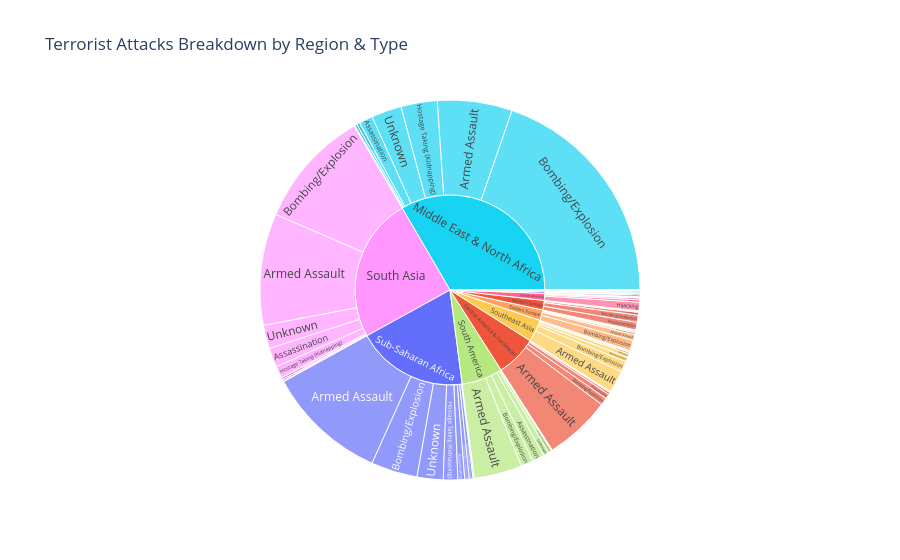

The cell this chart's notebook holds for it:
### Markdown cell above
### Chart 14 - Sunburst Chart: Attack Breakdown by Region & Attack type

### Code cell
fig = px.sunburst(df, path=['Region', 'AttackType'], values='Killed', color='Region',
                 color_continuous_scale='RdBu', title='Terrorist Attacks Breakdown by Region & Type')

fig.show()

### Figure 1 — Plotly figure (JSON) as saved in the notebook; plotly's stock layout.template omitted (floating-point values rounded to 4 significant figures)
{"data": [{"branchvalues": "total", "customdata": [["Australasia & Oceania"], ["Australasia & Oceania"], ["Australasia & Oceania"], ["Australasia & Oceania"], ["Australasia & Oceania"], ["Australasia & Oceania"], ["Australasia & Oceania"], ["Australasia & Oceania"], ["Australasia & Oceania"], ["Australasia & Oceania"], ["Central America & Caribbean"], ["Central America & Caribbean"], ["Central America & Caribbean"], ["Central America & Caribbean"], ["Central America & Caribbean"], ["Central America & Caribbean"], ["Central America & Caribbean"], ["Central America & Caribbean"], ["Central America & Caribbean"], ["Central America & Caribbean"], ["Central Asia"], ["Central Asia"], ["Central Asia"], ["Central Asia"], ["Central Asia"], ["Central Asia"], ["Central Asia"], ["Central Asia"], ["Central Asia"], ["Central Asia"], ["East Asia"], ["East Asia"], ["East Asia"], ["East Asia"], ["East Asia"], ["East Asia"], ["East Asia"], ["East Asia"], ["East Asia"], ["East Asia"], ["Eastern Europe"], ["Eastern Europe"], ["Eastern Europe"], ["Eastern Europe"], ["Eastern Europe"], ["Eastern Europe"], ["Eastern Europe"], ["Eastern Europe"], ["Eastern Europe"], ["Eastern Europe"], ["Middle East & North Africa"], ["Middle East & North Africa"], ["Middle East & North Africa"], ["Middle East & North Africa"], ["Middle East & North Africa"], ["Middle East & North Africa"], ["Middle East & North Africa"], ["Middle East & North Africa"], ["Middle East & North Africa"], ["Middle East & North Africa"], ["North America"], ["North America"], ["North America"], ["North America"], ["North America"], ["North America"], ["North America"], ["North America"], ["North America"], ["North America"], ["South America"], ["South America"], ["South America"], ["South America"], ["South America"], ["South America"], ["South America"], ["South America"], ["South America"], ["South America"], ["South Asia"], ["South Asia"], ["South Asia"], ["South Asia"], ["South Asia"], ["South Asia"], ["South Asia"], ["South Asia"], ["South Asia"], ["South Asia"], ["Southeast Asia"], ["Southeast Asia"], ["Southeast Asia"], ["Southeast Asia"], ["Southeast Asia"], ["Southeast Asia"], ["Southeast Asia"], ["Southeast Asia"], ["Southeast Asia"], ["Southeast Asia"], ["Sub-Saharan Africa"], ["Sub-Saharan Africa"], ["Sub-Saharan Africa"], ["Sub-Saharan Africa"], ["Sub-Saharan Africa"], ["Sub-Saharan Africa"], ["Sub-Saharan Africa"], ["Sub-Saharan Africa"], ["Sub-Saharan Africa"], ["Sub-Saharan Africa"], ["Western Europe"], ["Western Europe"], ["Western Europe"], ["Western Europe"], ["Western Europe"], ["Western Europe"], ["Western Europe"], ["Western Europe"], ["Western Europe"], ["Western Europe"]], "domain": {"x": [0, 1], "y": [0, 1]}, "hovertemplate": "labels=%{label}<br>Killed=%{value}<br>parent=%{parent}<br>id=%{id}<br>Region=%{customdata[0]}<extra></extra>", "ids": ["Australasia & Oceania", "Australasia & Oceania/Unarmed Assault", "Australasia & Oceania/Hostage Taking (Barricade Incident)", "Australasia & Oceania/Unknown", "Australasia & Oceania/Hijacking", "Australasia & Oceania/Hostage Taking (Kidnapping)", "Australasia & Oceania/Bombing/Explosion", "Australasia & Oceania/Assassination", "Australasia & Oceania/Facility/Infrastructure Attack", "Australasia & Oceania/Armed Assault", "Central America & Caribbean/Assassination", "Central America & Caribbean/Armed Assault", "Central America & Caribbean/Bombing/Explosion", "Central America & Caribbean/Unknown", "Central America & Caribbean/Facility/Infrastructure Attack", "Central America & Caribbean/Hijacking", "Central America & Caribbean", "Central America & Caribbean/Hostage Taking (Barricade Incident)", "Central America & Caribbean/Hostage Taking (Kidnapping)", "Central America & Caribbean/Unarmed Assault", "Central Asia", "Central Asia/Hostage Taking (Barricade Incident)", "Central Asia/Hostage Taking (Kidnapping)", "Central Asia/Unarmed Assault", "Central Asia/Armed Assault", "Central Asia/Unknown", "Central Asia/Assassination", "Central Asia/Facility/Infrastructure Attack", "Central Asia/Hijacking", "Central Asia/Bombing/Explosion", "East Asia/Assassination", "East Asia/Armed Assault", "East Asia/Unarmed Assault", "East Asia/Unknown", "East Asia/Hostage Taking (Barricade Incident)", "East Asia/Hostage Taking (Kidnapping)", "East Asia/Hijacking", "East Asia/Facility/Infrastructure Attack", "East Asia", "East Asia/Bombing/Explosion", "Eastern Europe/Unarmed Assault", "Eastern Europe/Unknown", "Eastern Europe/Hijacking", "Eastern Europe/Hostage Taking (Barricade Incident)", "Eastern Europe/Assassination", "Eastern Europe/Armed Assault", "Eastern Europe/Hostage Taking (Kidnapping)", "Eastern Europe", "Eastern Europe/Facility/Infrastructure Attack", "Eastern Europe/Bombing/Explosion", "Middle East & North Africa/Hostage Taking (Barricade Incident)", "Middle East & North Africa", "Middle East & North Africa/Unarmed Assault", "Middle East & North Africa/Facility/Infrastructure Attack", "Middle East & North Africa/Hijacking", "Middle East & North Africa/Bombing/Explosion", "Middle East & North Africa/Armed Assault", "Middle East & North Africa/Assassination", "Middle East & North Africa/Unknown", "Middle East & North Africa/Hostage Taking (Kidnapping)", "North America/Unknown", "North America/Bombing/Explosion", "North America/Hostage Taking (Barricade Incident)", "North America/Facility/Infrastructure Attack", "North America/Hostage Taking (Kidnapping)", "North America/Unarmed Assault", "North America/Assassination", "North America/Hijacking", "North America", "North America/Armed Assault", "South America/Armed Assault", "South America/Hostage Taking (Kidnapping)", "South America", "South America/Facility/Infrastructure Attack", "South America/Hostage Taking (Barricade Incident)", "South America/Hijacking", "South America/Unknown", "South America/Assassination", "South America/Bombing/Explosion", "South America/Unarmed Assault", "South Asia/Hostage Taking (Barricade Incident)", "South Asia/Unarmed Assault", "South Asia/Hijacking", "South Asia/Bombing/Explosion", "South Asia/Assassination", "South Asia", "South Asia/Unknown", "South Asia/Armed Assault", "South Asia/Facility/Infrastructure Attack", "South Asia/Hostage Taking (Kidnapping)", "Southeast Asia/Hijacking", "Southeast Asia/Facility/Infrastructure Attack", "Southeast Asia/Hostage Taking (Kidnapping)", "Southeast Asia", "Southeast Asia/Unknown", "Southeast Asia/Unarmed Assault", "Southeast Asia/Hostage Taking (Barricade Incident)", "Southeast Asia/Armed Assault", "Southeast Asia/Assassination", "Southeast Asia/Bombing/Explosion", "Sub-Saharan Africa/Hostage Taking (Kidnapping)", "Sub-Saharan Africa", "Sub-Saharan Africa/Assassination", "Sub-Saharan Africa/Hostage Taking (Barricade Incident)", "Sub-Saharan Africa/Unknown", "Sub-Saharan Africa/Armed Assault", "Sub-Saharan Africa/Facility/Infrastructure Attack", "Sub-Saharan Africa/Hijacking", "Sub-Saharan Africa/Unarmed Assault", "Sub-Saharan Africa/Bombing/Explosion", "Western Europe/Bombing/Explosion", "Western Europe/Assassination", "Western Europe/Hostage Taking (Barricade Incident)", "Western Europe", "Western Europe/Facility/Infrastructure Attack", "Western Europe/Unknown", "Western Europe/Hijacking", "Western Europe/Armed Assault", "Western Europe/Unarmed Assault", "Western Europe/Hostage Taking (Kidnapping)"], "labels": ["Australasia & Oceania", "Unarmed Assault", "Hostage Taking (Barricade Incident)", "Unknown", "Hijacking", "Hostage Taking (Kidnapping)", "Bombing/Explosion", "Assassination", "Facility/Infrastructure Attack", "Armed Assault", "Assassination", "Armed Assault", "Bombing/Explosion", "Unknown", "Facility/Infrastructure Attack", "Hijacking", "Central America & Caribbean", "Hostage Taking (Barricade Incident)", "Hostage Taking (Kidnapping)", "Unarmed Assault", "Central Asia", "Hostage Taking (Barricade Incident)", "Hostage Taking (Kidnapping)", "Unarmed Assault", "Armed Assault", "Unknown", "Assassination", "Facility/Infrastructure Attack", "Hijacking", "Bombing/Explosion", "Assassination", "Armed Assault", "Unarmed Assault", "Unknown", "Hostage Taking (Barricade Incident)", "Hostage Taking (Kidnapping)", "Hijacking", "Facility/Infrastructure Attack", "East Asia", "Bombing/Explosion", "Unarmed Assault", "Unknown", "Hijacking", "Hostage Taking (Barricade Incident)", "Assassination", "Armed Assault", "Hostage Taking (Kidnapping)", "Eastern Europe", "Facility/Infrastructure Attack", "Bombing/Explosion", "Hostage Taking (Barricade Incident)", "Middle East & North Africa", "Unarmed Assault", "Facility/Infrastructure Attack", "Hijacking", "Bombing/Explosion", "Armed Assault", "Assassination", "Unknown", "Hostage Taking (Kidnapping)", "Unknown", "Bombing/Explosion", "Hostage Taking (Barricade Incident)", "Facility/Infrastructure Attack", "Hostage Taking (Kidnapping)", "Unarmed Assault", "Assassination", "Hijacking", "North America", "Armed Assault", "Armed Assault", "Hostage Taking (Kidnapping)", "South America", "Facility/Infrastructure Attack", "Hostage Taking (Barricade Incident)", "Hijacking", "Unknown", "Assassination", "Bombing/Explosion", "Unarmed Assault", "Hostage Taking (Barricade Incident)", "Unarmed Assault", "Hijacking", "Bombing/Explosion", "Assassination", "South Asia", "Unknown", "Armed Assault", "Facility/Infrastructure Attack", "Hostage Taking (Kidnapping)", "Hijacking", "Facility/Infrastructure Attack", "Hostage Taking (Kidnapping)", "Southeast Asia", "Unknown", "Unarmed Assault", "Hostage Taking (Barricade Incident)", "Armed Assault", "Assassination", "Bombing/Explosion", "Hostage Taking (Kidnapping)", "Sub-Saharan Africa", "Assassination", "Hostage Taking (Barricade Incident)", "Unknown", "Armed Assault", "Facility/Infrastructure Attack", "Hijacking", "Unarmed Assault", "Bombing/Explosion", "Bombing/Explosion", "Assassination", "Hostage Taking (Barricade Incident)", "Western Europe", "Facility/Infrastructure Attack", "Unknown", "Hijacking", "Armed Assault", "Unarmed Assault", "Hostage Taking (Kidnapping)"], "marker": {"colors": ["#636efa", "#636efa", "#636efa", "#636efa", "#636efa", "#636efa", "#636efa", "#636efa", "#636efa", "#636efa", "#EF553B", "#EF553B", "#EF553B", "#EF553B", "#EF553B", "#EF553B", "#EF553B", "#EF553B", "#EF553B", "#EF553B", "#00cc96", "#00cc96", "#00cc96", "#00cc96", "#00cc96", "#00cc96", "#00cc96", "#00cc96", "#00cc96", "#00cc96", "#ab63fa", "#ab63fa", "#ab63fa", "#ab63fa", "#ab63fa", "#ab63fa", "#ab63fa", "#ab63fa", "#ab63fa", "#ab63fa", "#FFA15A", "#FFA15A", "#FFA15A", "#FFA15A", "#FFA15A", "#FFA15A", "#FFA15A", "#FFA15A", "#FFA15A", "#FFA15A", "#19d3f3", "#19d3f3", "#19d3f3", "#19d3f3", "#19d3f3", "#19d3f3", "#19d3f3", "#19d3f3", "#19d3f3", "#19d3f3", "#FF6692", "#FF6692", "#FF6692", "#FF6692", "#FF6692", "#FF6692", "#FF6692", "#FF6692", "#FF6692", "#FF6692", "#B6E880", "#B6E880", "#B6E880", "#B6E880", "#B6E880", "#B6E880", "#B6E880", "#B6E880", "#B6E880", "#B6E880", "#FF97FF", "#FF97FF", "#FF97FF", "#FF97FF", "#FF97FF", "#FF97FF", "#FF97FF", "#FF97FF", "#FF97FF", "#FF97FF", "#FECB52", "#FECB52", "#FECB52", "#FECB52", "#FECB52", "#FECB52", "#FECB52", "#FECB52", "#FECB52", "#FECB52", "#636efa", "#636efa", "#636efa", "#636efa", "#636efa", "#636efa", "#636efa", "#636efa", "#636efa", "#636efa", "#EF553B", "#EF553B", "#EF553B", "#EF553B", "#EF553B", "#EF553B", "#EF553B", "#EF553B", "#EF553B", "#EF553B"]}, "name": "", "parents": ["", "Australasia & Oceania", "Australasia & Oceania", "Australasia & Oceania", "Australasia & Oceania", "Australasia & Oceania", "Australasia & Oceania", "Australasia & Oceania", "Australasia & Oceania", "Australasia & Oceania", "Central America & Caribbean", "Central America & Caribbean", "Central America & Caribbean", "Central America & Caribbean", "Central America & Caribbean", "Central America & Caribbean", "", "Central America & Caribbean", "Central America & Caribbean", "Central America & Caribbean", "", "Central Asia", "Central Asia", "Central Asia", "Central Asia", "Central Asia", "Central Asia", "Central Asia", "Central Asia", "Central Asia", "East Asia", "East Asia", "East Asia", "East Asia", "East Asia", "East Asia", "East Asia", "East Asia", "", "East Asia", "Eastern Europe", "Eastern Europe", "Eastern Europe", "Eastern Europe", "Eastern Europe", "Eastern Europe", "Eastern Europe", "", "Eastern Europe", "Eastern Europe", "Middle East & North Africa", "", "Middle East & North Africa", "Middle East & North Africa", "Middle East & North Africa", "Middle East & North Africa", "Middle East & North Africa", "Middle East & North Africa", "Middle East & North Africa", "Middle East & North Africa", "North America", "North America", "North America", "North America", "North America", "North America", "North America", "North America", "", "North America", "South America", "South America", "", "South America", "South America", "South America", "South America", "South America", "South America", "South America", "South Asia", "South Asia", "South Asia", "South Asia", "South Asia", "", "South Asia", "South Asia", "South Asia", "South Asia", "Southeast Asia", "Southeast Asia", "Southeast Asia", "", "Southeast Asia", "Southeast Asia", "Southeast Asia", "Southeast Asia", "Southeast Asia", "Southeast Asia", "Sub-Saharan Africa", "", "Sub-Saharan Africa", "Sub-Saharan Africa", "Sub-Saharan Africa", "Sub-Saharan Africa", "Sub-Saharan Africa", "Sub-Saharan Africa", "Sub-Saharan Africa", "Sub-Saharan Africa", "Western Europe", "Western Europe", "Western Europe", "", "Western Europe", "Western Europe", "Western Europe", "Western Europe", "Western Europe", "Western Europe"], "type": "sunburst", "values": [150.0, 1.0, 6.0, 15.0, 0.0, 7.0, 9.0, 34.0, 0.0, 78.0, 1699.0, 23230.0, 2611.0, 695.0, 118.0, 4.0, 28710.0, 59.0, 266.0, 23.0, 1000.0, 6.0, 10.0, 16.0, 400.0, 66.0, 138.0, 1.0, 14.0, 349.0, 44.0, 612.0, 26.0, 8.0, 19.0, 4.0, 9.0, 32.0, 1152.0, 398.0, 11.0, 324.0, 57.0, 667.0, 377.0, 2046.0, 175.0, 7415.0, 33.0, 3725.0, 1115.0, 137600.0, 145.0, 802.0, 124.0, 81180.0, 26200.0, 4774.0, 10580.0, 12720.0, 10.0, 598.0, 81.0, 64.0, 67.0, 16.0, 238.0, 3005.0, 4916.0, 837.0, 16810.0, 1069.0, 28850.0, 238.0, 36.0, 16.0, 2044.0, 4239.0, 4318.0, 75.0, 795.0, 79.0, 142.0, 41490.0, 6701.0, 101300.0, 8211.0, 39130.0, 562.0, 4207.0, 164.0, 150.0, 562.0, 15640.0, 1276.0, 30.0, 224.0, 7745.0, 1632.0, 3854.0, 5065.0, 78390.0, 2371.0, 1300.0, 9126.0, 42220.0, 1584.0, 50.0, 405.0, 16260.0, 2525.0, 2673.0, 170.0, 6694.0, 58.0, 30.0, 133.0, 975.0, 53.0, 77.0]}], "layout": {"legend": {"tracegroupgap": 0}, "title": {"text": "Terrorist Attacks Breakdown by Region & Type"}}}
